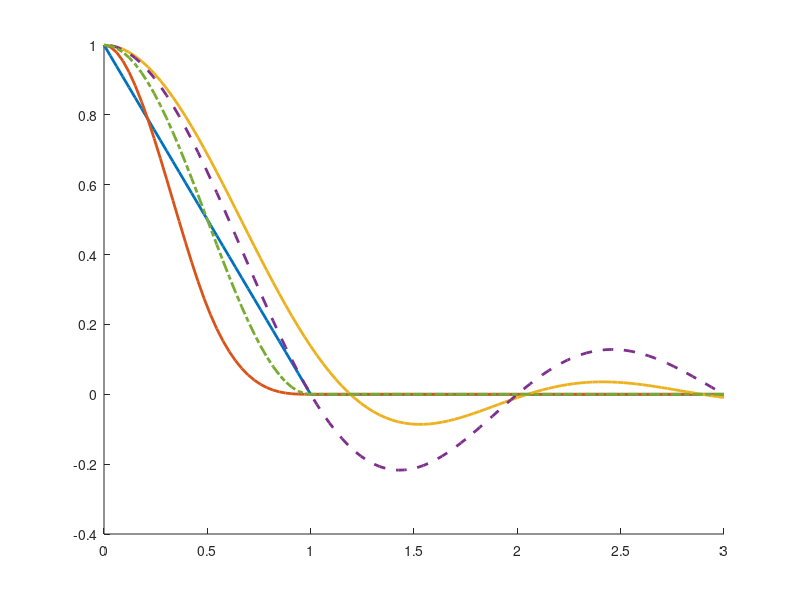

Reproduce this figure in MATLAB. (Note: this script raises an error after producing the figure.)
%Script: plot_kernels
addpath(genpath('D:/matlab.tools/db.toolbox/db/'))
clear;clc;clf;

% parameter values
z  = linspace(0,3,100)';

%	BARTLETT
B  = @(z) ((1-z).*(z<1));
% PARZAN`
PZ  = @(z) ( (1-6*z.^2+6*abs(z).^3).*(abs(z)<0.5) + ... 
						 (2*(1-abs(z)).^3)		 .*((abs(z)>0.5).*(abs(z)<1)) );
%	QUADRATIC SPECTRAL					
QSa = 25/12./(pi^2*z.^2);
QSb = sin(6*pi*z/5)./(6*pi*z/5)-cos(6*pi*z/5);
QS	= @(z) ( QSa.*QSb );
% DANIEL
D  = @(z) (sin(pi*z)./(pi*z));
% TUKEY-HANNING 
TK = @(z) ((1+cos(pi*z))/2.*(abs(z)<1));

% clear plotting area and set default linewidth to 2
clf; 
set(groot,'defaultLineLineWidth',2); 
Fns = 18; % font size
hold on; LG = [];
  LG(1) = plot(z,B(z));
  LG(2) = plot(z,PZ(z));
  LG(3) = plot(z,QS(z));
  LG(4) = plot(z,D(z), 'Linestyle','--');
  LG(5) = plot(z,TK(z),'Linestyle','-.');
hold off;
hline(0);
setplot([.5 .9 .22], 1, Fns);
ylim([-.25 1.05])
setoutsideTicks
add2yaxislabel

% add legend
legnames = { 'Bartlett',...
             'Parzan',...
             'Quadratic Spectral',...
             'Daniel',...
             'Tukey-Hanning' }; 
addlegend(LG, legnames, 1, Fns - 1)

% UNCOMMENT TO PRINT TO PDF 
% print2pdf('kernels_2022', 1)



























%EOF
